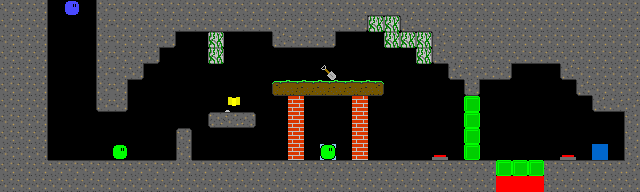

This is a level from a 2D game, rendered from its Tiled map with the project's own tilesets. A one-line summary and the complete map file follow:
An orthogonal 40x12 tile map with 16x16 px tiles, 2 tile layers (Collision, No collision) and 2 objects (switch_toggler1, switch_toggler2).

<map version="1.9" tiledversion="1.9.0" orientation="orthogonal" renderorder="right-down" width="40" height="12" tilewidth="16" tileheight="16" infinite="0" nextlayerid="8" nextobjectid="9">
 <tileset firstgid="1" source="../assets/Summer Code Jam 2022 - Old-Fashioned Orcs.tsx" />
 <layer id="1" name="Collision" width="40" height="12">
  <data encoding="csv">
35,35,38,0,46,0,2147483686,35,35,35,35,35,35,35,35,35,35,35,35,35,35,35,35,29,29,35,35,35,35,35,35,35,35,35,35,35,35,35,35,35,
35,35,38,0,0,0,2147483686,35,35,35,35,29,29,29,29,29,29,35,35,35,35,29,33,27,27,2684354593,29,35,35,35,35,35,35,35,35,35,35,35,35,35,
35,35,38,0,0,0,2147483686,35,35,35,33,0,0,27,0,0,0,2684354593,29,29,33,0,0,0,27,27,27,2684354589,35,35,35,35,35,35,35,35,35,35,35,35,
35,35,38,0,0,0,2147483686,35,35,33,0,0,0,27,0,0,0,0,0,0,0,0,0,0,0,0,27,2684354593,35,35,35,35,29,29,29,35,35,35,35,35,
35,35,38,0,0,0,2147483686,35,33,0,0,0,0,0,0,0,0,0,0,0,25,0,0,0,0,0,0,0,2684354593,35,29,33,0,0,0,2684354593,35,35,35,35,
35,35,38,0,0,0,2147483686,38,0,0,0,0,0,0,0,0,0,2147483666,19,19,19,19,19,18,0,0,0,0,0,34,0,0,0,0,0,0,2684354593,35,35,35,
35,35,38,0,0,0,2147483681,33,0,0,0,0,0,0,23,0,0,0,0,0,0,0,0,0,0,0,0,0,0,50,0,0,0,0,0,0,0,2684354593,2147483677,2147483683,
35,35,38,0,0,0,0,0,0,0,0,0,0,3221225511,40,1073741863,0,0,0,0,0,0,0,0,0,0,0,0,0,50,0,0,0,0,0,0,0,0,0,37,
35,35,38,0,0,0,0,0,0,0,0,0,0,0,0,0,0,0,0,0,0,0,0,0,0,0,0,0,0,50,0,0,0,0,0,0,0,0,0,37,
35,35,38,0,0,0,0,47,0,0,0,41,0,0,0,0,0,0,0,0,48,0,0,0,0,0,0,49,0,50,0,0,0,0,0,49,0,21,0,37,
35,35,35,43,43,43,43,43,43,43,43,35,43,43,43,43,43,43,43,43,43,43,43,43,43,43,43,43,43,43,43,50,50,50,43,43,43,43,43,2147483678,
35,35,35,35,35,35,35,35,35,35,35,35,35,35,35,35,35,35,35,35,35,35,35,35,35,35,35,35,35,35,28,2,2,2,28,35,35,35,35,35
</data>
 </layer>
 <objectgroup id="7" name="Switch Togglers">
  <object id="7" name="switch_toggler1" x="468.667" y="100" width="5.66667" height="55.6667">
   <properties>
    <property name="related_other_switch" type="int" value="1" />
    <property name="related_switch" type="int" value="0" />
   </properties>
  </object>
  <object id="8" name="switch_toggler2" x="504.5" y="166.5" width="35" height="5.5">
   <properties>
    <property name="related_other_switch" type="int" value="1" />
    <property name="related_switch" type="int" value="0" />
   </properties>
  </object>
 </objectgroup>
 <layer id="2" name="No collision" width="40" height="12">
  <data encoding="csv">
0,0,0,0,0,0,0,0,0,0,0,0,0,0,0,0,0,0,0,0,0,0,0,0,0,0,0,0,0,0,0,0,0,0,0,0,0,0,0,0,
0,0,0,0,0,0,0,0,0,0,0,0,0,0,0,0,0,0,0,0,0,0,0,0,0,0,0,0,0,0,0,0,0,0,0,0,0,0,0,0,
0,0,0,0,0,0,0,0,0,0,0,0,0,0,0,0,0,0,0,0,0,0,0,0,0,0,0,0,0,0,0,0,0,0,0,0,0,0,0,0,
0,0,0,0,0,0,0,0,0,0,0,0,0,0,0,0,0,0,0,0,0,0,0,0,0,0,0,0,0,0,0,0,0,0,0,0,0,0,0,0,
0,0,0,0,0,0,0,0,0,0,0,0,0,0,0,0,0,0,0,0,0,0,0,0,0,0,0,0,0,0,0,0,0,0,0,0,0,0,0,0,
0,0,0,0,0,0,0,0,0,0,0,0,0,0,0,0,0,0,0,0,0,0,0,0,0,0,0,0,0,0,0,0,0,0,0,0,0,0,0,0,
0,0,0,0,0,0,0,0,0,0,0,0,0,0,0,0,0,0,22,0,0,0,22,0,0,0,0,0,0,0,0,0,0,0,0,0,0,0,0,0,
0,0,0,0,0,0,0,0,0,0,0,0,0,0,0,0,0,0,22,0,0,0,22,0,0,0,0,0,0,0,0,0,0,0,0,0,0,0,0,0,
0,0,0,0,0,0,0,0,0,0,0,45,0,0,0,0,0,0,22,0,0,0,22,0,0,0,0,0,0,0,0,0,0,0,0,0,0,0,0,0,
0,0,0,0,0,0,0,0,0,0,0,0,0,0,0,0,0,0,22,0,47,0,22,0,0,0,0,0,0,0,0,0,0,0,0,0,0,0,0,0,
0,0,0,0,0,0,0,0,0,0,0,0,0,0,0,0,0,0,0,0,0,0,0,0,0,0,0,0,0,0,0,0,0,0,0,0,0,0,0,0,
0,0,0,0,0,0,0,0,0,0,0,0,0,0,0,0,0,0,0,0,0,0,0,0,0,0,0,0,0,0,0,0,0,0,0,0,0,0,0,0
</data>
 </layer>
</map>
